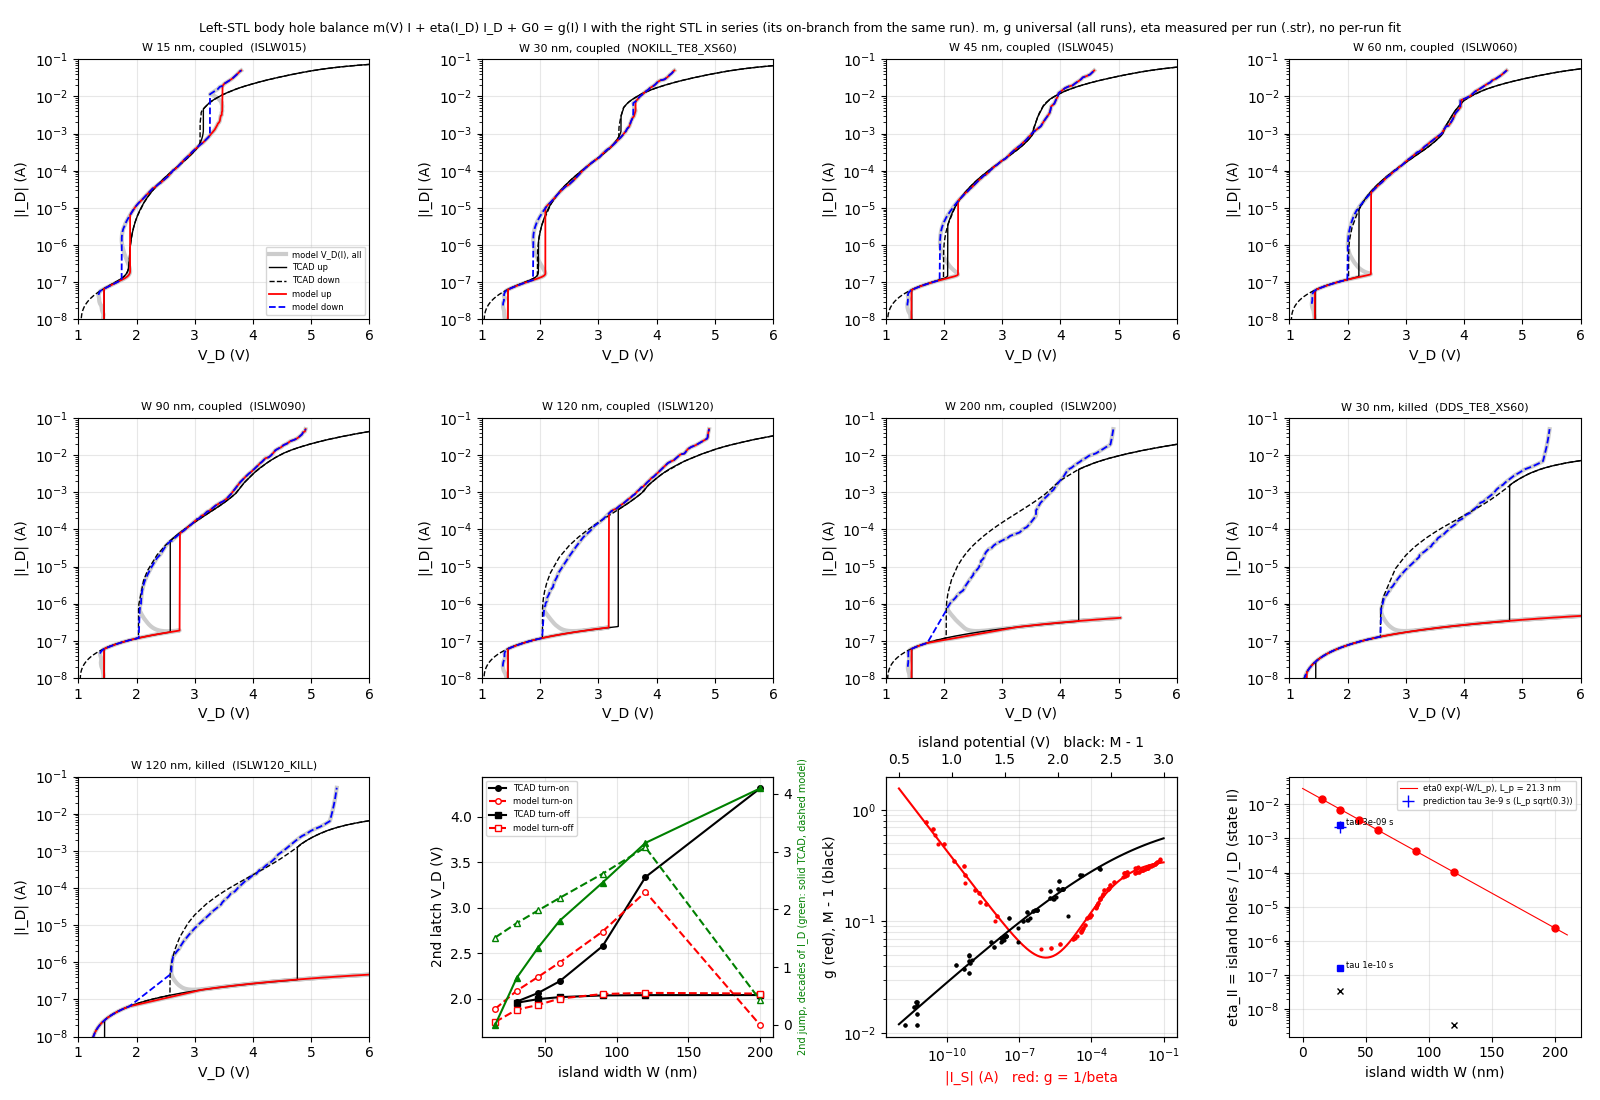

Source code (Python):
#!/usr/bin/env python3
"""Body hole-balance model of the second (left-STL) latch, driven by the applied drain voltage as in TCAD.

Left p body in steady state (control volume of extract_balance.py; I = left-STL electron current |I_S|, V = island potential):
    m(V) I + eta(I_D) I_D + G0 = g(I) I,          I_D = I + V / R_tap
      m(V) = M - 1 of the left drain junction        universal, fitted to the snapshots of all runs
      g(I) = 1 / beta (recombination + back-injection into the n+ source per electron)   universal, fitted to all runs
      eta  = holes from the island per drain-current electron   measured per run from the snapshots (no fit)
      G0   = other hole generation, 1e-15 A (scale of the off-state hole currents of the killed runs)
For every I the balance gives the island potential V(I) (m is monotonic), so the left STL is one curve V(I).
Right STL in series (on in states II and III): V_D = V(I) + V_R(I_D), with V_R(I_D) the right-STL on-branch read from the
same run's log (V_D - V_tap vs |I_D|). V_D(I) is S-shaped: the up sweep follows new maxima of V_D(I) with rising I and jumps
at a local maximum (2nd latch); the down sweep follows new minima with falling I and drops at a local minimum (turn-off).
No local maximum = continuous turn-on. On the on-branch d ln I / dV = (d ln m / dV) / (d ln g_eff / d ln I): the slant
of the down sweep is the field sensitivity of impact ionization over the current roll-off of beta (plus the right STL in series).
Inputs: balance.dat, TCAD logs. Output: model_fit.dat, model_latch.png"""
import os, sys, numpy as np, matplotlib
from scipy.optimize import least_squares
matplotlib.use('Agg'); import matplotlib.pyplot as plt
H = os.path.dirname(os.path.abspath(__file__)); R = os.path.join(H, '..')
sys.path.insert(0, os.path.join(R, '1007_ddsplit'))
from analyze_ddsplit import load_cols, analyse
RTAP, G0 = 1e7, 1e-15
B = [l.split() for l in open(os.path.join(H, 'balance.dat')) if not l.startswith('#')]
col = {k: i for i, k in enumerate('sweep W tau snap dir VD Vtap Visl IeL Iii Rb Rs Ic ID m g eta res run'.split())}
F = lambda r, k: float(r[col[k]])
RUNS = [('ISLW015', '1030_islw', 15, 'width'), ('NOKILL_TE8_XS60', '1010_sink', 30, 'width'), ('ISLW045', '1030_islw', 45, 'width'),
        ('ISLW060', '1030_islw', 60, 'width'), ('ISLW090', '1030_islw', 90, 'width'), ('ISLW120', '1030_islw', 120, 'width'),
        ('ISLW200', '1030_islw', 200, 'width'), ('DDS_TE8_XS60', '1007_ddsplit', 30, 'killed'), ('ISLW120_KILL', '1030_islw', 120, 'killed')]
LAB = {'DDS_TE8_XS60': 'W 30 nm, killed', 'ISLW120_KILL': 'W 120 nm, killed'}

# ---------- universal m(V), g(I): every snapshot whose left-body balance closes (|res| < 0.3) ----------
ok = [r for r in B if F(r, 'IeL') > 1e-12 and abs(F(r, 'res')) < 0.3 and F(r, 'g') > 0 and F(r, 'm') > 0]
mV = np.array([[F(r, 'Visl'), F(r, 'm')] for r in ok if F(r, 'IeL') < 3e-3])          # m depends on V only below ~3 mA
gI = np.array([[F(r, 'IeL'), F(r, 'g')] for r in ok])


def m_of(V, p): return p[0] / (1 + np.exp(-(V - p[1]) / p[2]))
def g_of(I, q): return q[0] * (I / 1e-6) ** (-q[1]) + q[2] * (I / 1e-6) ** q[3] / (1 + (I / q[4]) ** q[3])


pm = least_squares(lambda p: np.log(m_of(mV[:, 0], p)) - np.log(mV[:, 1]), [0.5, 2.0, 0.5]).x
pg = least_squares(lambda q: np.log(g_of(gI[:, 0], q)) - np.log(gI[:, 1]), [0.03, 0.25, 0.03, 0.6, 3e-4],
                   bounds=([1e-4, 0, 1e-4, 0.05, 1e-6], [1, 1, 1, 2, 1])).x


def eta_tab(run):
    pts = sorted({(F(r, 'ID'), max(F(r, 'eta'), 1e-10)) for r in B if r[-1] == run and F(r, 'ID') > 1e-9})
    x, y = np.log10([p[0] for p in pts]), np.log10([p[1] for p in pts])
    return lambda ID: 10 ** np.interp(np.log10(ID), x, y)


def tcad(run, d):
    """TCAD sweep, the right-STL on-branch V_R(I_D) = V_D - V_tap (median per 0.05-decade bin of |I_D|), and the
    second-latch events of analyse() (turn-on / turn-off V_D, jump in decades of I_D)"""
    fn = os.path.join(R, d, run + '.log_tr.log'); M, v, Id, Is, It, Vt = load_cols(fn); k = int(np.argmax(v))
    ID, VR = np.abs(Id), v - Vt
    on = (np.abs(It) + np.abs(Is) > 1e-9) & (v > 1.2)                                  # right STL latched (states II, III)
    lx = np.log10(ID[on]); bins = np.arange(lx.min(), lx.max() + 0.05, 0.05); c = np.digitize(lx, bins)
    xb = np.array([np.median(lx[c == j]) for j in np.unique(c)]); yb = np.array([np.median(VR[on][c == j]) for j in np.unique(c)])
    yb = np.convolve(np.pad(yb, 4, mode='edge'), np.ones(9) / 9, mode='valid')          # 9-bin (0.45 decade) running mean: removes bin noise
    eu, ed = analyse(fn)[:2]; lu = [e for e in eu if e[1] == 'left']; ld = [e for e in ed if e[1] == 'left']
    return dict(v=v, Id=ID, k=k, VR=lambda I: np.interp(np.log10(I), xb, yb),
                von=lu[0][0] if lu else np.nan, jump=lu[0][2] if lu else 0.0, voff=ld[0][0] if ld else np.nan)


def model(run, t, scale=1.0):
    """left curve V(I) from the balance, V_D(I) with the right STL in series, and the up/down sweeps in V_D"""
    et = eta_tab(run); I = np.logspace(-17, -1.3, 1600)
    h = lambda V: m_of(V, pm) * I + scale * et(I + V / RTAP) * (I + V / RTAP) + G0 - g_of(I, pg) * I   # rises with V
    lo, hi = np.zeros_like(I), np.full_like(I, 8.0)                                     # bisection for the island potential
    for _ in range(50):
        mid = 0.5 * (lo + hi); pos = h(mid) > 0; hi = np.where(pos, mid, hi); lo = np.where(pos, lo, mid)
    V = np.where((h(np.zeros_like(I)) < 0) & (h(np.full_like(I, 8.0)) > 0), 0.5 * (lo + hi), np.nan)
    ID = I + V / RTAP; VD = V + t['VR'](ID)
    good = np.isfinite(VD); I, V, ID, VD = I[good], V[good], ID[good], VD[good]
    up = VD >= np.maximum.accumulate(VD) - 1e-9                                          # new maxima while I rises
    dn = VD <= np.minimum.accumulate(VD[::-1])[::-1] + 1e-9                              # new minima while I falls
    def big_gap(ix):                       # the 2nd-latch jump/drop: largest gap whose lower end is in state II (50 nA < I_D < 1 uA)
        g_ = np.diff(np.log10(ID[ix])); g_ = np.where((ID[ix][:-1] < 1e-6) & (ID[ix][:-1] > 5e-8), g_, 0); j = int(np.argmax(g_)) if len(g_) else 0
        return (j, g_[j]) if len(g_) and g_[j] > 0.3 else (None, 0.0)
    iu = np.where(up)[0]; ju, jump = big_gap(iu); idn = np.where(dn)[0]; jd, drop = big_gap(idn)
    return dict(I=I, V=V, ID=ID, VD=VD, up=up, dn=dn, von=VD[iu[ju]] if ju is not None else np.nan,
                voff=VD[idn[jd + 1]] if jd is not None else np.nan, jump=jump)


# state-II coupling vs island width: eta_II = eta0 exp(-W / L_p)
e2 = {}
for r in B:
    if r[col['dir']] == 'up' and F(r, 'IeL') < 1e-7 and F(r, 'ID') > 1e-9: e2.setdefault((r[0], int(r[1]), float(r[2])), []).append(F(r, 'eta'))
E = {k: np.exp(np.mean(np.log(v))) for k, v in e2.items()}
wd = sorted((k[1], v) for k, v in E.items() if k[0] == 'width')
pe = np.polyfit([x for x, y in wd], np.log([y for x, y in wd]), 1); LP = -1 / pe[0]; ETA0 = np.exp(pe[1])

T = {run: tcad(run, d) for run, d, w, s in RUNS}
Mo = {run: model(run, T[run]) for run, d, w, s in RUNS}
cusp = [(f, model('NOKILL_TE8_XS60', T['NOKILL_TE8_XS60'], f)['jump']) for f in np.geomspace(0.25, 8, 16)]
fc = next((f for f, j in cusp if j == 0.0), np.nan); Wc = 30 - LP * np.log(fc)

fig, ax = plt.subplots(3, 4, figsize=(16, 11)); ax = ax.ravel(); lines = []
for n, (run, d, w, s) in enumerate(RUNS):
    t, mo = T[run], Mo[run]; a = ax[n]; k = t['k']
    a.plot(mo['VD'], mo['ID'], '-', color='0.8', lw=3, label='model V_D(I), all')
    a.plot(t['v'][:k + 1], t['Id'][:k + 1], 'k-', lw=1, label='TCAD up'); a.plot(t['v'][k:], t['Id'][k:], 'k--', lw=1, label='TCAD down')
    a.plot(mo['VD'][mo['up']], mo['ID'][mo['up']], 'r-', lw=1.3, label='model up'); a.plot(mo['VD'][mo['dn']], mo['ID'][mo['dn']], 'b--', lw=1.3, label='model down')
    a.set_yscale('log'); a.set_ylim(1e-8, 1e-1); a.set_xlim(1.0, 6.0); a.grid(alpha=.3)
    a.set_title(LAB.get(run, f'W {w} nm, coupled') + f'  ({run})', fontsize=8); a.set_xlabel('V_D (V)'); a.set_ylabel('|I_D| (A)')
    if n == 0: a.legend(fontsize=6, loc='lower right')
    eII = E.get((s, w, 1e-12 if s == 'killed' else 1e-8), np.nan)
    lines.append('%-16s %4d  %8.2e   %.3f %.3f   %.3f %.3f   %4.1f %4.1f' % (run, w, eII, t['von'], mo['von'], t['voff'], mo['voff'], t['jump'], mo['jump']))
a = ax[9]; cw = [(r_, w) for r_, d_, w, s in RUNS if s == 'width']; ws = [w for r_, w in cw]
for key, mk, lab in (('von', 'o', 'turn-on'), ('voff', 's', 'turn-off')):
    a.plot(ws, [T[r_][key] for r_, w in cw], 'k' + mk + '-', ms=4, label='TCAD ' + lab)
    a.plot(ws, [Mo[r_][key] for r_, w in cw], 'r' + mk + '--', ms=4, mfc='w', label='model ' + lab)
a.set_xlabel('island width W (nm)'); a.set_ylabel('2nd latch V_D (V)'); a.grid(alpha=.3); a.legend(fontsize=6, loc='upper left')
b = a.twinx(); b.plot(ws, [T[r_]['jump'] for r_, w in cw], 'g^-', ms=4); b.plot(ws, [Mo[r_]['jump'] for r_, w in cw], 'g^--', ms=4, mfc='w')
b.set_ylabel('2nd jump, decades of I_D (green: solid TCAD, dashed model)', color='g', fontsize=7)
a = ax[10]; II = np.logspace(-12, -1, 200)
a.loglog(gI[:, 0], gI[:, 1], 'r.', ms=4); a.loglog(II, g_of(II, pg), 'r-')
VV = np.linspace(0.5, 3.0, 100); b = a.twiny(); b.semilogy(mV[:, 0], mV[:, 1], 'k.', ms=4); b.semilogy(VV, m_of(VV, pm), 'k-')
a.set_xlabel('|I_S| (A)   red: g = 1/beta', color='r'); a.set_ylabel('g (red), M - 1 (black)'); b.set_xlabel('island potential (V)   black: M - 1'); a.grid(alpha=.3, which='both')
a = ax[11]
for kk, v in E.items():
    a.semilogy(kk[1], v, {'width': 'ro', 'tau': 'bs', 'killed': 'kx'}[kk[0]], ms=5)
    if kk[0] == 'tau': a.annotate('tau %.0e s' % kk[2], (kk[1], v), fontsize=6, xytext=(4, 0), textcoords='offset points')
WW = np.linspace(0, 210, 50); a.semilogy(WW, ETA0 * np.exp(-WW / LP), 'r-', lw=.8, label='eta0 exp(-W/L_p), L_p = %.1f nm' % LP)
a.semilogy([30], [ETA0 * np.exp(-30 / (LP * np.sqrt(0.3)))], 'b+', ms=9, label='prediction tau 3e-9 s (L_p sqrt(0.3))')
a.set_xlabel('island width W (nm)'); a.set_ylabel('eta_II = island holes / I_D (state II)'); a.grid(alpha=.3); a.legend(fontsize=6)
fig.suptitle('Left-STL body hole balance m(V) I + eta(I_D) I_D + G0 = g(I) I with the right STL in series (its on-branch from the same run). '
             'm, g universal (all runs), eta measured per run (.str), no per-run fit', fontsize=9)
fig.tight_layout(); fig.savefig(os.path.join(H, 'model_latch.png'), dpi=100)
txt = ['# model_latch.py', 'm(V) = %.4g / (1 + exp(-(V - %.4g) / %.4g))   (V = island potential)' % tuple(pm),
       'g(I) = %.4g (I/1uA)^-%.4g + %.4g (I/1uA)^%.4g / (1 + (I/%.4g)^%.4g)' % (pg[0], pg[1], pg[2], pg[3], pg[4], pg[3]),
       'G0 = %g A, R_tap = %g Ohm' % (G0, RTAP),
       'eta_II(W) = %.4g exp(-W / %.1f nm)   (state-II snapshots, width sweep)' % (ETA0, LP),
       'eta_II: ' + ', '.join('%s W%d tau %.0e: %.2e' % (k[0], k[1], k[2], v) for k, v in sorted(E.items(), key=lambda z: (z[0][0], z[0][1]))),
       'cusp: the 2nd-latch jump of the 30 nm run vanishes at %.2f x its coupling -> W_c = %.1f nm' % (fc, Wc),
       'cusp scan (factor, jump dec): ' + ', '.join('%.2f %.1f' % c for c in cusp),
       '# run              W   eta_II     Von TCAD model   Voff TCAD model   jump TCAD model   (V_D in V; jump in decades of I_D)'] + lines
open(os.path.join(H, 'model_fit.dat'), 'w').write('\n'.join(txt) + '\n'); print('\n'.join(txt))
